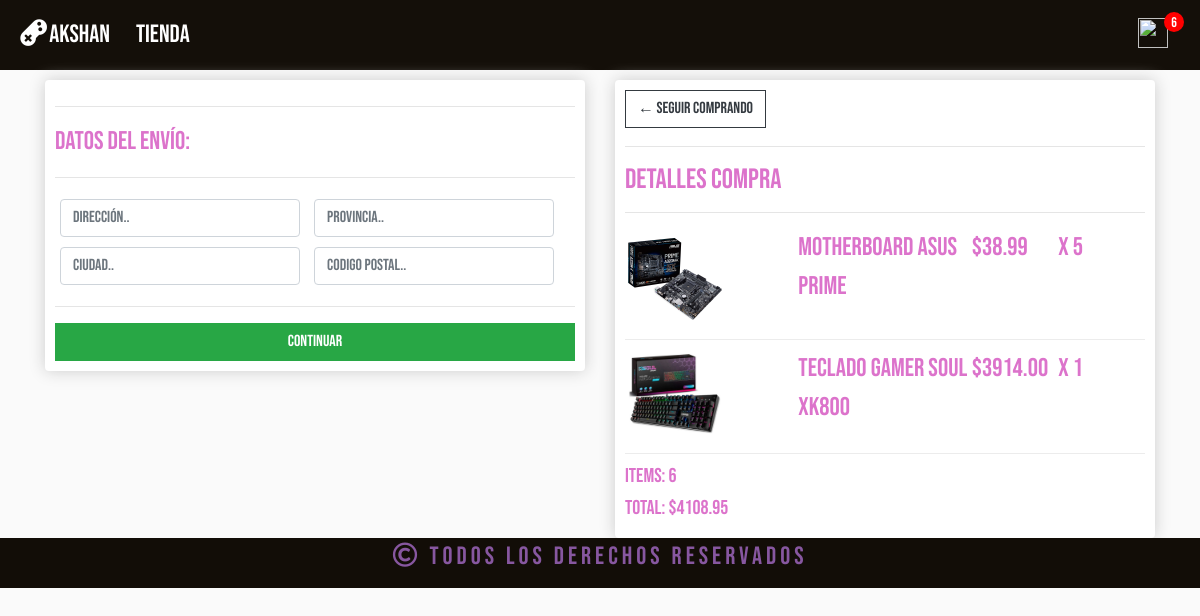
/checkout/ (signed in), run on an earlier commit of the app's database.
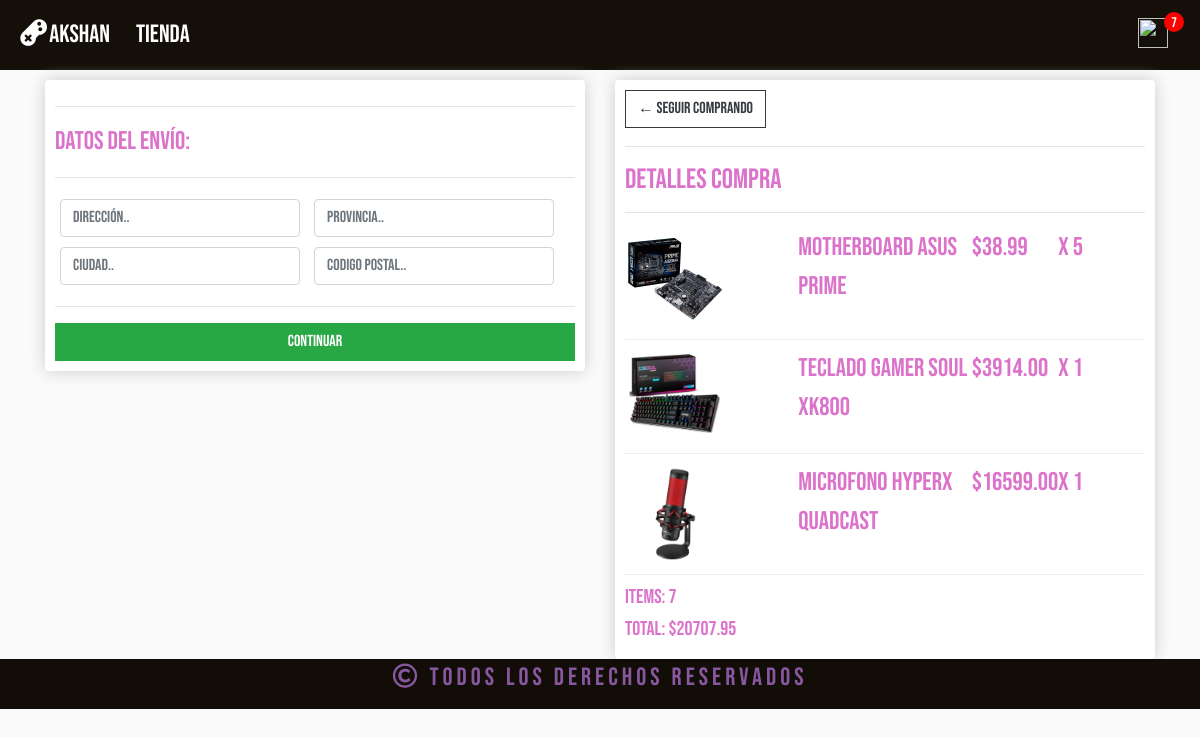
And on a later commit of the database.
### store/models.py (models this page shows, shortened)
class OrderItem(models.Model):
    product = models.ForeignKey(Product, on_delete=models.SET_NULL, blank=True, null=True)
    order = models.ForeignKey(Order, on_delete=models.SET_NULL, blank=True, null=True)
    quantity = models.IntegerField(default=0, null=True, blank=True)
    date_added = models.DateTimeField(auto_now_add=True)
    @property
    def get_total(self):
        total = self.product.price * self.quantity
        return total

class Product(models.Model):
    name = models.CharField(max_length=200, null=True)
    price = models.DecimalField(max_digits=7, decimal_places=2)
    digital = models.BooleanField(default=True, null=True, blank=False)
    image = models.ImageField(null=True, blank=True)
    @property
    def imageURL(self):
        try:
            url = self.image.url
        except:
            url = ''
        return url

class Order(models.Model):
    customer = models.ForeignKey(Customer, on_delete=models.SET_NULL, blank=True, null=True)
    date_orderd = models.DateTimeField(auto_now_add=True)
    complete = models.BooleanField(default=False, null=True, blank=False)
    transaction_id = models.CharField(max_length=200, null=True)
    @property
    def shipping(self):
        shipping = False
        orderitems = self.orderitem_set.all()
        for i in orderitems:
            if i.product.digital == False:
                shipping = True
        return shipping
    @property
    def get_cart_total(self):
        orderitems = self.orderitem_set.all()
        total = sum([item.get_total for item in orderitems])
        return total
    @property
    def get_cart_items(self):
        orderitems = self.orderitem_set.all()
        total = sum([item.quantity for item in orderitems])
        return total

### store/views.py (the view)
# urls.py: path('checkout/', views.checkout, name="checkout"),
def checkout(request):
    data = cartData(request)
    cartItems = data['cartItems']
    order = data['order']
    items = data['items']
    context = {'items':items, 'order':order, 'cartItems': cartItems}
    return render(request, 'store/checkout.html', context)

### store/utils.py (called while the page is built)
def cartData(request):
    if request.user.is_authenticated:
        customer = request.user.customer
        order, created = Order.objects.get_or_create(customer=customer, complete=False)
        items = order.orderitem_set.all()
        cartItems = order.get_cart_items
    else:
        cookieData = cookieCart(request)
        cartItems = cookieData['cartItems']
        order = cookieData['order']
        items = cookieData['items']
    return {'cartItems':cartItems, 'order': order, 'items': items}

### store/templates/store/checkout.html (shortened to what this page needs)
{% extends 'store/main.html' %}
{% load static %}
{% block content %}
<div class="row">
    <div class="col-lg-6">
        <div class="box-element" id="form-wrapper">
            <form id="form">
                <div id="shipping-info">
                    <hr>
                    <p>Datos del Envío:</p>
                    <hr>
                    <div class="form-field">
                        <input class="form-control" type="text" name="direccion" placeholder="Dirección..">
                    </div>
                    <div class="form-field">
                        <input class="form-control" type="text" name="provincia" placeholder="Provincia..">
                    </div>
                    <div class="form-field">
                        <input class="form-control" type="text" name="ciudad" placeholder="Ciudad..">
                    </div>
                    <div class="form-field">
                        <input class="form-control" type="text" name="codigopostal" placeholder="Codigo Postal..">
                    </div>
                </div>
                <hr>
                <input id="form-button" class="btn btn-success btn-block" type="submit" value="Continuar">
            </form>
        </div>
        <br>
    </div>
    <div class="col-lg-6">
        <div class="box-element">
            <a  class="btn btn-outline-dark" href="{% url 'cart' %}">&#x2190; Seguir Comprando</a>
				<hr>
				<h3>Detalles Compra</h3>
				<hr>
                {% for item in items %}
				<div class="cart-row">
					<div style="flex:2"><img class="row-image" src="{{item.product.imageURL}}"></div>
					<div style="flex:2"><p>{{item.product.name}}</p></div>
					<div style="flex:1"><p>${{item.product.price}}</p></div>
					<div style="flex:1"><p>x   {{item.quantity}}</p></div>
				</div>
                {% endfor %}
				<h5>Items:  {{order.get_cart_items}}</h5>
				<h5>Total:   ${{order.get_cart_total|floatformat:2}}</h5>
        </div>
    </div>
</div>
{% endblock content %}

What changed in the data, as far as the page shows it:
added OrderItem: product.imageURL (picture), product.name "Microfono HyperX QuadCast", product.price "16599.00", quantity "1"
computed for Order: get_cart_items "6" → "7"; get_cart_total "4108.95" → "20707.95"
Also different on the page:
{{ cartItems }}: "6" → "7"
